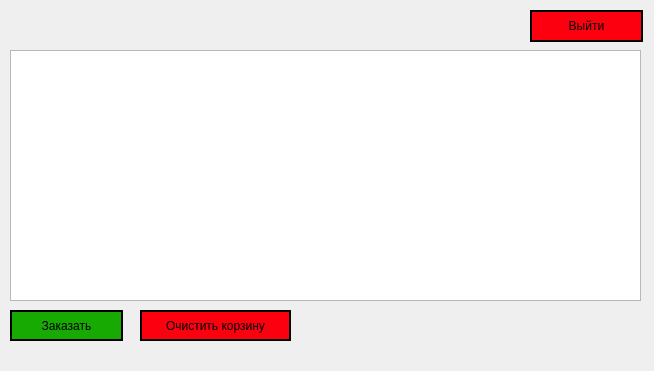
<?xml version="1.0" encoding="UTF-8"?>
<ui version="4.0">
 <class>Form_cart</class>
 <widget class="QWidget" name="Form_cart">
  <property name="geometry">
   <rect>
    <x>0</x>
    <y>0</y>
    <width>654</width>
    <height>371</height>
   </rect>
  </property>
  <property name="windowTitle">
   <string>Корзина</string>
  </property>
  <property name="styleSheet">
   <string notr="true"/>
  </property>
  <widget class="QPushButton" name="pushButton_exit">
   <property name="geometry">
    <rect>
     <x>530</x>
     <y>10</y>
     <width>113</width>
     <height>32</height>
    </rect>
   </property>
   <property name="styleSheet">
    <string notr="true">border: 2px solid black;
background-color: rgb(252, 0, 15);</string>
   </property>
   <property name="text">
    <string>Выйти</string>
   </property>
  </widget>
  <widget class="QPushButton" name="pushButton_order">
   <property name="geometry">
    <rect>
     <x>10</x>
     <y>310</y>
     <width>113</width>
     <height>31</height>
    </rect>
   </property>
   <property name="styleSheet">
    <string notr="true">border: 2px solid black;
background-color: rgb(22, 170, 2);</string>
   </property>
   <property name="text">
    <string>Заказать</string>
   </property>
  </widget>
  <widget class="QTableView" name="tableView">
   <property name="geometry">
    <rect>
     <x>10</x>
     <y>50</y>
     <width>631</width>
     <height>251</height>
    </rect>
   </property>
   <property name="styleSheet">
    <string notr="true"/>
   </property>
  </widget>
  <widget class="QPushButton" name="pushButton_order_2">
   <property name="geometry">
    <rect>
     <x>140</x>
     <y>310</y>
     <width>151</width>
     <height>31</height>
    </rect>
   </property>
   <property name="styleSheet">
    <string notr="true">border: 2px solid black;
background-color: rgb(252, 0, 16);</string>
   </property>
   <property name="text">
    <string>Очистить корзину</string>
   </property>
  </widget>
 </widget>
 <resources/>
 <connections/>
</ui>
